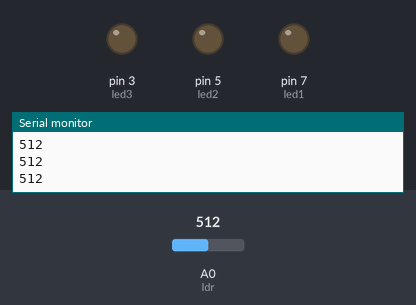
The sketch below on a simulated Arduino Uno, built with avr-gcc and run on an emulated ATmega328P. On the bench: output pins drawn as LEDs (lit = HIGH), the last lines printed to the serial monitor. Dashed ring = blinking. The inputs (shaded band) are chosen by the test bench; at power-on: A0 (ldr) = 512.

Above: at 1.2 s.
1.3 s: A0 (ldr) set to 486
At 1.4 s:
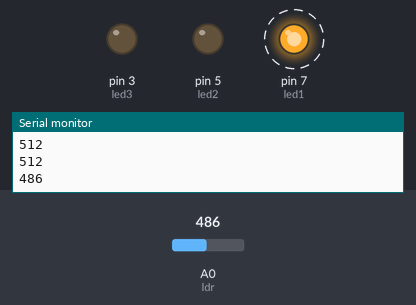
4.3 s: A0 (ldr) set to 510
At 5.4 s:
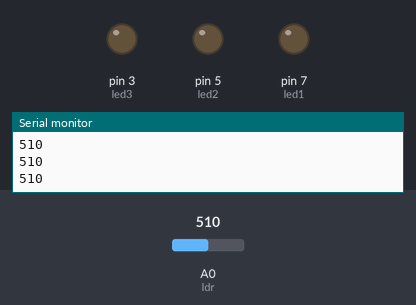
5.8 s: A0 (ldr) set to 490
At 6.11 s:
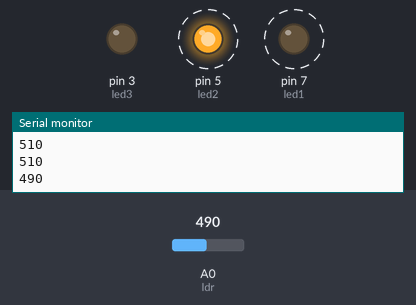
8.8 s: A0 (ldr) set to 511
At 10.1 s:
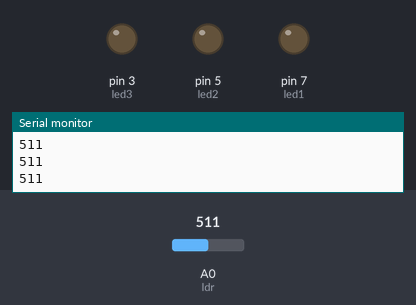
Timing chart, 0 to 11.3 s (numbered marks = the images above; inputs shaded):
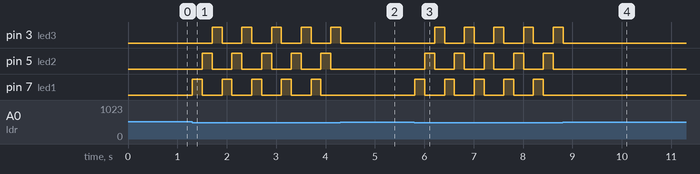

The sketch:

3LED_BLINK_USING_1LDR.ino
```cpp
#define led1 7
#define led2 5
#define led3 3

#define ldr A0

void setup() {

  pinMode(led1, OUTPUT);
  pinMode(led2, OUTPUT);
  pinMode(led3, OUTPUT);

  Serial.begin(9600);
}

void loop() {

  int value = analogRead(ldr);

  Serial.println(value);

  // Dark condition
  if (value < 500) {

    digitalWrite(led1, HIGH);
    delay(200);
    digitalWrite(led1, LOW);

    digitalWrite(led2, HIGH);
    delay(200);
    digitalWrite(led2, LOW);

    digitalWrite(led3, HIGH);
    delay(200);
    digitalWrite(led3, LOW);
  }

  // Bright condition
  else {

    digitalWrite(led1, LOW);
    digitalWrite(led2, LOW);
    digitalWrite(led3, LOW);
  }
}
```

Measured:
- the behaviour switches between 500 and 499 on A0 (ldr) (found by bisection; images 0 and 1)
- after the input at 1.3 s, pin 3 (led3): alternates HIGH for 0.20 s and LOW for 0.40 s, starting after 0.41 s; pin 5 (led2): alternates HIGH for 0.20 s and LOW for 0.40 s, starting after 0.21 s; pin 7 (led1): alternates HIGH for 0.20 s and LOW for 0.40 s, starting at once
- after the input at 4.3 s, pin 3 (led3): goes on until 4.3 s, then stays LOW; pin 5 (led2), pin 7 (led1): stops changing and stays LOW
- after the input at 5.8 s, pin 3 (led3): alternates HIGH for 0.20 s and LOW for 0.40 s, starting after 0.41 s; pin 5 (led2): alternates HIGH for 0.20 s and LOW for 0.40 s, starting after 0.21 s; pin 7 (led1): alternates HIGH for 0.20 s and LOW for 0.40 s, starting at once
- after the input at 8.8 s, pin 3 (led3): goes on until 8.8 s, then stays LOW; pin 5 (led2), pin 7 (led1): stops changing and stays LOW
